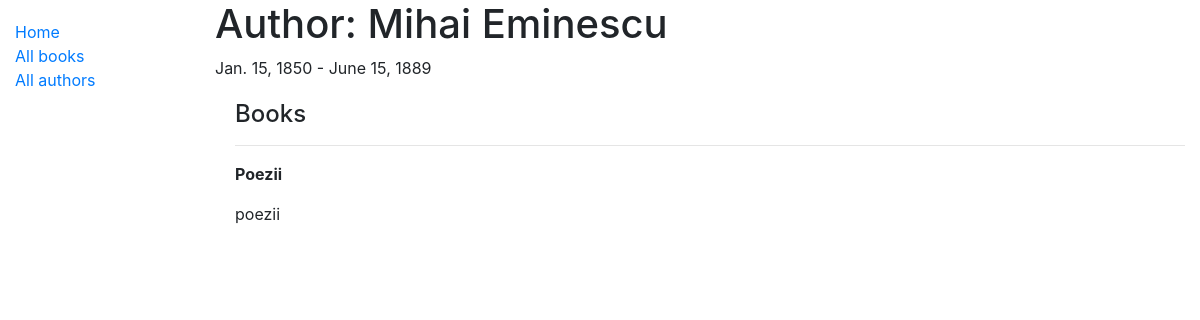
Page /catalog/authors/1 on the committed database.
### catalog/models.py (models this page shows, shortened)
class Author(models.Model):
	first_name = models.CharField(max_length = 100)
	last_name = models.CharField(max_length = 100)
	date_of_birth = models.DateField(null = True, blank = True)
	date_of_death = models.DateField('Died', null = True, blank = True)
	class Meta:
		ordering = ['last_name', 'first_name']

class Book(models.Model):
	title = models.CharField(max_length = 200)
	author = models.ForeignKey('Author', on_delete = models.SET_NULL, null = True)
	summary = models.TextField(max_length = 1000, help_text = 'Enter a brief description of the book')
	isbn = models.CharField('ISBN', max_length = 13, unique = True, help_text = '13 Character <a href="https://www.isbn-international.org/content/what-isbn">ISBN number</a>')
	genre = models.ManyToManyField(Genre, help_text = 'Select a genre for this book')
	language = models.ForeignKey(Language, max_length = 20, help_text = 'Enter the language', null = True, on_delete = models.SET_NULL)
	def display_genre(self):
		return ', '.join(genre.name for genre in self.genre.all()[:3])
	display_genre.short_description = 'Genre'

### catalog/views.py (the view)
# urls.py: path('authors/<int:pk>', views.AuthorDetailView.as_view(), name = 'author-detail'),
class AuthorDetailView(generic.DetailView):
	model = Author

### catalog/templates/catalog/author_detail.html
{% extends "base_generic.html" %}
{% block content %}
  <h1>Author: {{ author.first_name }} {{author.last_name}}</h1>
  <p>{{author.date_of_birth}} - {{author.date_of_death}}</p>
  <div style="margin-left:20px;margin-top:20px">
    <h4>Books</h4>
    {% for book in author.book_set.all %}
      <hr>
      <p><strong> {{ book.title }}</strong>
      </p>
      <p>{{book.summary}}
      </p>
    {% endfor %}
  </div>
{% endblock %}

### rows in the picture
Author: first_name "Mihai", last_name "Eminescu", date_of_birth "Jan. 15, 1850", date_of_death "June 15, 1889"
Book: title "Poezii", summary "poezii"
